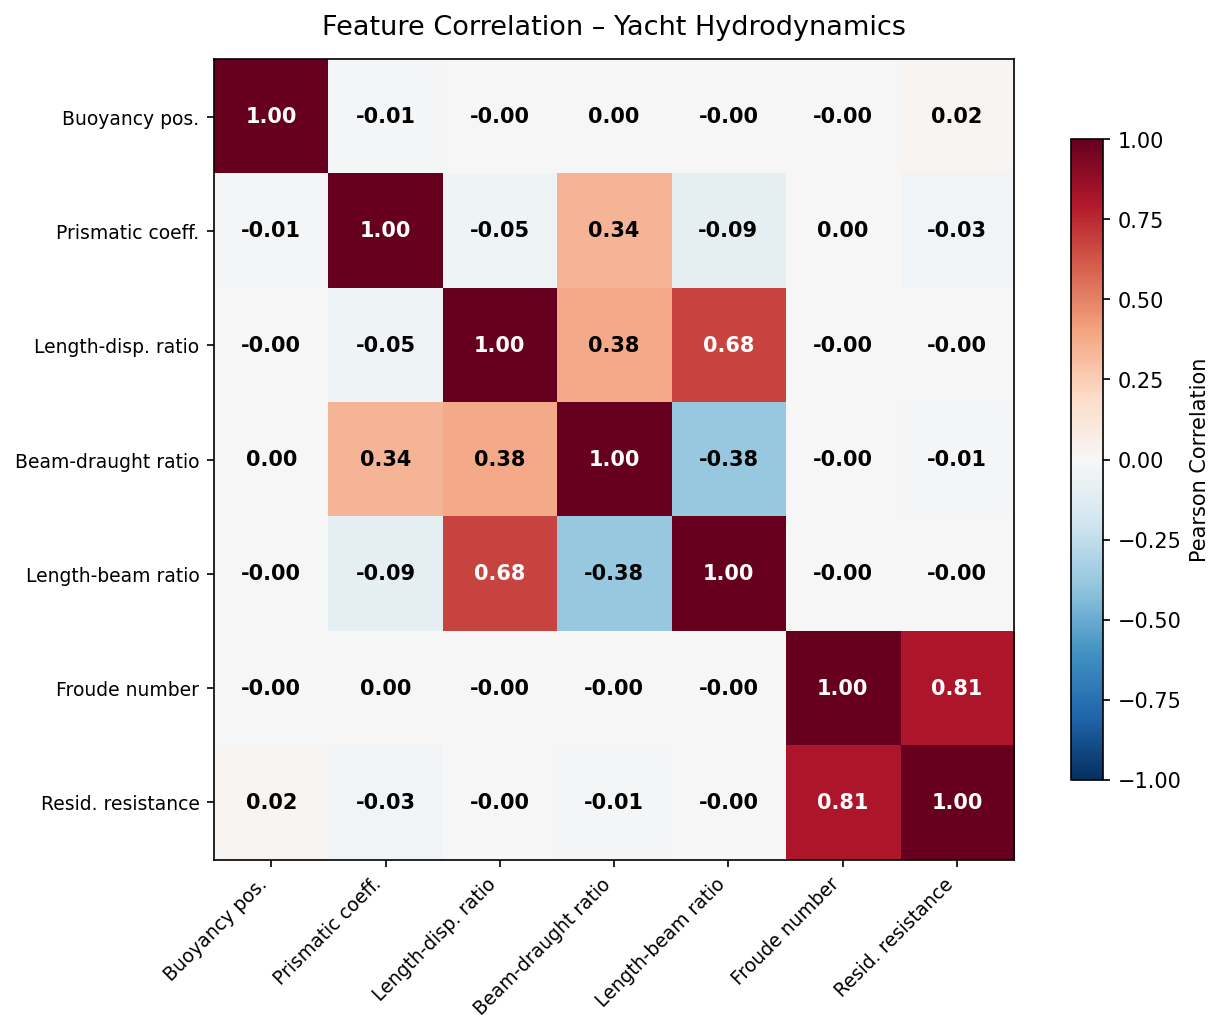

Write the Python code that produced this figure.
"""Correlation heatmap between input features and target (residuary resistance)."""

import sys
from pathlib import Path

ROOT = Path(__file__).resolve().parent.parent
sys.path.insert(0, str(ROOT))

import numpy as np
import matplotlib.pyplot as plt
from models.model_kriging import load_yacht_data


LABELS = [
    "Buoyancy pos.",
    "Prismatic coeff.",
    "Length-disp. ratio",
    "Beam-draught ratio",
    "Length-beam ratio",
    "Froude number",
    "Resid. resistance",
]


def plot_correlation_heatmap(save_path=None):
    X, y = load_yacht_data()
    data = np.column_stack([X, y])  # (308, 7)

    corr = np.corrcoef(data, rowvar=False)  # (7, 7)

    fig, ax = plt.subplots(figsize=(9, 7))
    im = ax.imshow(corr, cmap="RdBu_r", vmin=-1, vmax=1)

    ax.set_xticks(range(len(LABELS)))
    ax.set_yticks(range(len(LABELS)))
    ax.set_xticklabels(LABELS, rotation=45, ha="right", fontsize=9)
    ax.set_yticklabels(LABELS, fontsize=9)

    # 각 셀에 상관계수 표시
    for i in range(len(LABELS)):
        for j in range(len(LABELS)):
            color = "white" if abs(corr[i, j]) > 0.6 else "black"
            ax.text(j, i, f"{corr[i, j]:.2f}", ha="center", va="center",
                    color=color, fontsize=10, fontweight="bold")

    cbar = fig.colorbar(im, ax=ax, shrink=0.8)
    cbar.set_label("Pearson Correlation", fontsize=10)

    ax.set_title("Feature Correlation – Yacht Hydrodynamics", fontsize=13, pad=12)
    fig.tight_layout()

    if save_path:
        fig.savefig(save_path, dpi=150, bbox_inches="tight")
        print(f"Saved to {save_path}")

    plt.show()


if __name__ == "__main__":
    out = ROOT / "visualization" / "correlation_heatmap.png"
    plot_correlation_heatmap(save_path=out)
